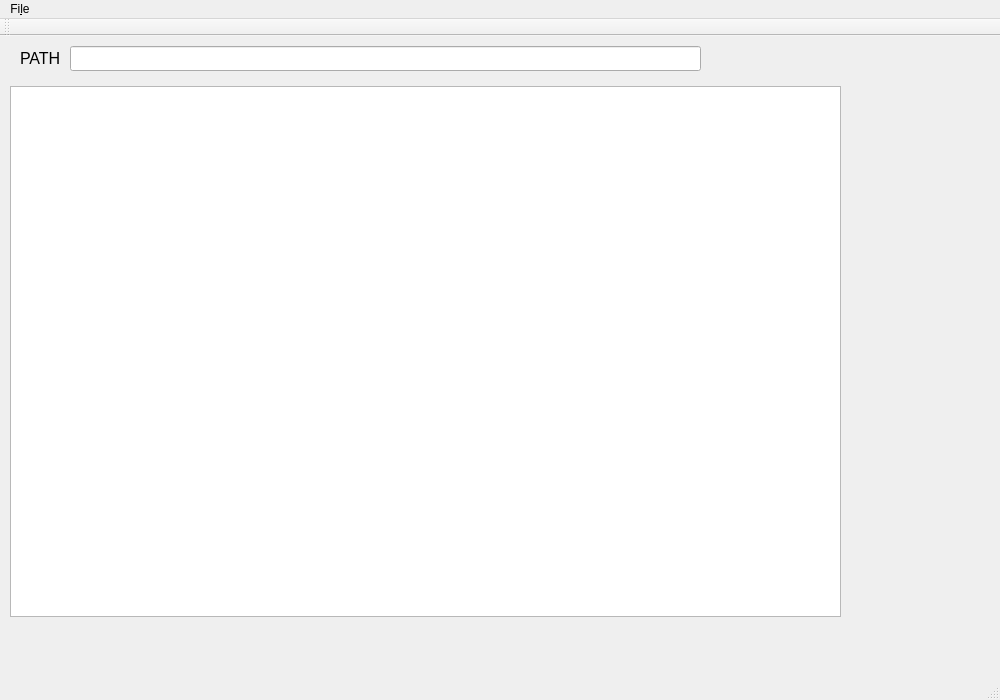
<?xml version="1.0" encoding="UTF-8"?>
<ui version="4.0">
 <class>MainWindow</class>
 <widget class="QMainWindow" name="MainWindow">
  <property name="geometry">
   <rect>
    <x>0</x>
    <y>0</y>
    <width>1000</width>
    <height>700</height>
   </rect>
  </property>
  <property name="windowTitle">
   <string>MainWindow</string>
  </property>
  <widget class="QWidget" name="centralWidget">
   <widget class="QGraphicsView" name="gv1">
    <property name="geometry">
     <rect>
      <x>10</x>
      <y>50</y>
      <width>831</width>
      <height>531</height>
     </rect>
    </property>
   </widget>
   <widget class="QLineEdit" name="txt_PATH">
    <property name="geometry">
     <rect>
      <x>70</x>
      <y>10</y>
      <width>631</width>
      <height>25</height>
     </rect>
    </property>
   </widget>
   <widget class="QLabel" name="label">
    <property name="geometry">
     <rect>
      <x>20</x>
      <y>10</y>
      <width>50</width>
      <height>25</height>
     </rect>
    </property>
    <property name="font">
     <font>
      <pointsize>12</pointsize>
     </font>
    </property>
    <property name="text">
     <string>PATH</string>
    </property>
   </widget>
  </widget>
  <widget class="QMenuBar" name="menuBar">
   <property name="geometry">
    <rect>
     <x>0</x>
     <y>0</y>
     <width>1000</width>
     <height>22</height>
    </rect>
   </property>
   <widget class="QMenu" name="menuFile">
    <property name="title">
     <string>Fi&amp;le</string>
    </property>
    <addaction name="action_Open"/>
    <addaction name="actionExit"/>
   </widget>
   <addaction name="menuFile"/>
  </widget>
  <widget class="QToolBar" name="mainToolBar">
   <attribute name="toolBarArea">
    <enum>TopToolBarArea</enum>
   </attribute>
   <attribute name="toolBarBreak">
    <bool>false</bool>
   </attribute>
  </widget>
  <widget class="QStatusBar" name="statusBar"/>
  <action name="action_Open">
   <property name="text">
    <string>&amp;Open</string>
   </property>
   <property name="shortcut">
    <string>Ctrl+O</string>
   </property>
  </action>
  <action name="actionExit">
   <property name="text">
    <string>Exit</string>
   </property>
   <property name="shortcut">
    <string>Ctrl+X</string>
   </property>
  </action>
 </widget>
 <layoutdefault spacing="6" margin="11"/>
 <resources/>
 <connections/>
</ui>
